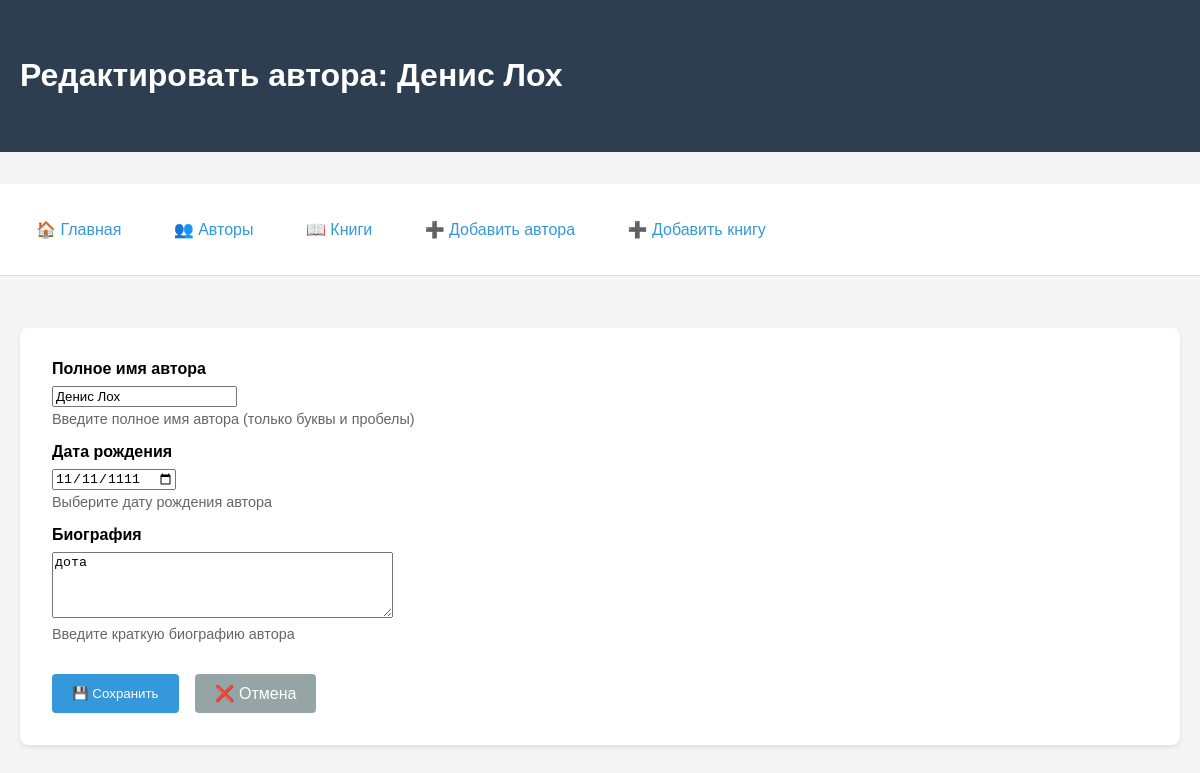
The page /authors/5/edit/ on the database as committed earlier.
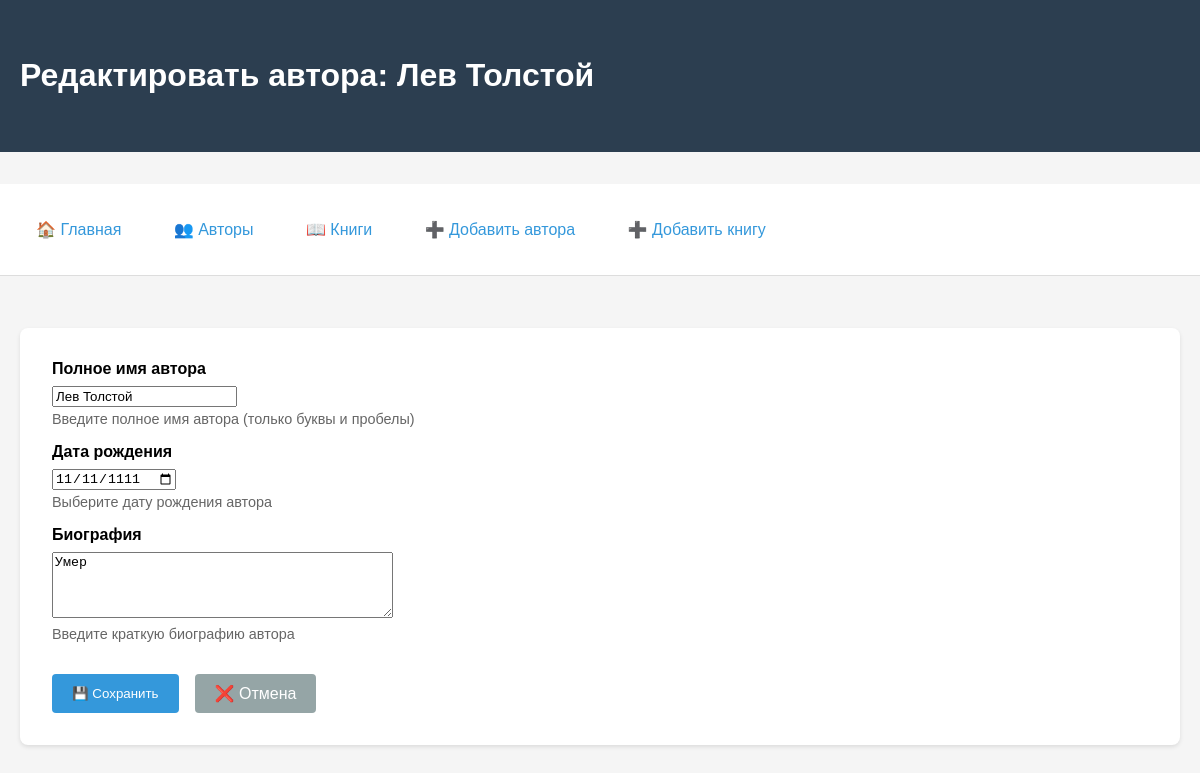
The same page on the database as committed later.
### books/models.py (models this page shows, shortened)
class Author(models.Model):
    name = models.CharField(
        max_length=100,
        verbose_name='Имя автора',
        help_text='Введите полное имя автора'
    )
    birth_date = models.DateField(
        null=True,                    # Может быть NULL в базе данных
        blank=True,                   # Поле может быть пустым в формах
        verbose_name='Дата рождения',
        help_text='Введите дату рождения автора'
    )
    bio = models.TextField(
        blank=True,                   # Поле может быть пустым
        verbose_name='Биография',
        help_text='Введите краткую биографию автора'
    )
    class Meta:
        verbose_name = 'Автор'
        verbose_name_plural = 'Авторы'
        ordering = ['name']  # Сортировка по умолчанию по имени»

### books/views.py (the view)
# urls.py: path('authors/<int:pk>/edit/', views.author_edit, name='author_edit'),
def author_edit(request, pk):
    author = get_object_or_404(Author, pk=pk)
    if request.method == 'POST':
        form = AuthorForm(request.POST, instance=author)
        if form.is_valid():
            author = form.save()
            return redirect('books:home')
    else:
        form = AuthorForm(instance=author)
    return render(request, 'books/author_form.html', {
        'form': form,
        'title': f'Редактировать автора: {author.name}',
        'author': author
    })

### books/forms.py (shortened to what this page needs)
class AuthorForm(forms.ModelForm):
    class Meta:
        model = Author
        fields = ['name', 'birth_date', 'bio']
        labels = {
            'name': 'Полное имя автора',
            'birth_date': 'Дата рождения',
            'bio': 'Биография',
        }
        help_texts = {
            'name': 'Введите полное имя автора (только буквы и пробелы)',
            'birth_date': 'Выберите дату рождения автора',
            'bio': 'Введите краткую биографию автора',
        }
        widgets = {
            'name': forms.TextInput(attrs={
                'class': 'form-control',
                'placeholder': 'Например: Лев Толстой',
                'autofocus': True
            }),
            'birth_date': forms.DateInput(attrs={
                'class': 'form-control',
                'type': 'date',  # Для HTML5 date picker
            }),
            'bio': forms.Textarea(attrs={
                'class': 'form-control',
                'rows': 4,
                'placeholder': 'Опишите жизнь и творчество автора...'
            }),
        }

### books/templates/books/author_form.html (shortened to what this page needs)
{% extends 'books/base.html' %}
{% block header %}{{ title|default:"Форма" }}{% endblock %}
{% block content %}
<form method="post" style="max-width: 600px;">
    {% for field in form %}
    <div style="margin-bottom: 1rem;">
        <label for="{{ field.id_for_label }}" style="display: block; margin-bottom: 0.5rem; font-weight: bold;">
            {{ field.label }}
        </label>
        {{ field }}
        {% if field.help_text %}
        <div style="color: #666; font-size: 0.9rem; margin-top: 0.25rem;">{{ field.help_text }}</div>
        {% endif %}
    </div>
    {% endfor %}
    <div style="display: flex; gap: 1rem; margin-top: 2rem;">
        <button type="submit" class="btn">
            💾 {{ submit_text|default:"Сохранить" }}
        </button>
        {% if author %}
            <a href="{% url 'books:author_detail' pk=author.pk %}" class="btn" style="background: #95a5a6;">❌ Отмена</a>
        {% else %}
            <a href="{% url 'books:author_list' %}" class="btn" style="background: #95a5a6;">❌ Отмена</a>
        {% endif %}
    </div>
</form>
{% endblock %}

Rows that differ between the two databases and show on the page:
changed Author: name "Денис Лох" → "Лев Толстой"; bio "дота" → "Умер"
Other text that changed with them:
{{ title|default:"Форма" }}: "Редактировать автора: Денис Лох" → "Редактировать автора: Лев Толстой"
